Frame 1 (no input): blank canvas, image omitted
Frame 60 (the mouse pressed at the canvas centre just before this capture): blank canvas, image omitted
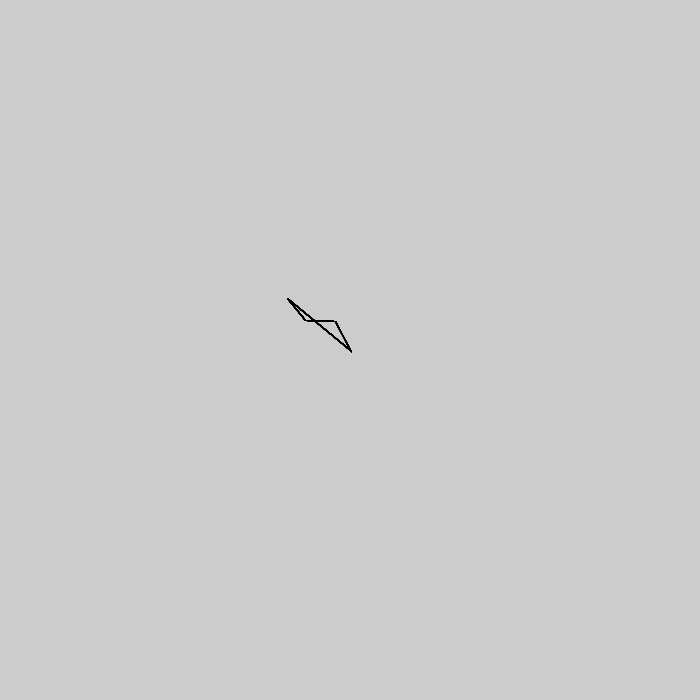
Frame 120 (the mouse held since frame 60 and released just before this capture)

The Processing sketch whose frames 1 and 60 were blank and that drew this single picture after the mouse press (run headless with seeded random() and noise(); from frame 60 on, the mouse is pressed at the canvas centre):

// Processing sketch: processing_85227
// ── processing_85227.pde

void setup()
{
// taille
size(700,700);
}

void draw()
{

// Toujours centrer
// translate(width/2, height/2);

if (mousePressed) {
// option de tourné sur sois meme la forme

pushMatrix();
strokeWeight(1.0);
noFill();
stroke(1);
translate(mouseX,mouseY);
rotate(3);
quad(0, 0, 10, 30, 40, 35, 55, 60);

popMatrix();

}
}
